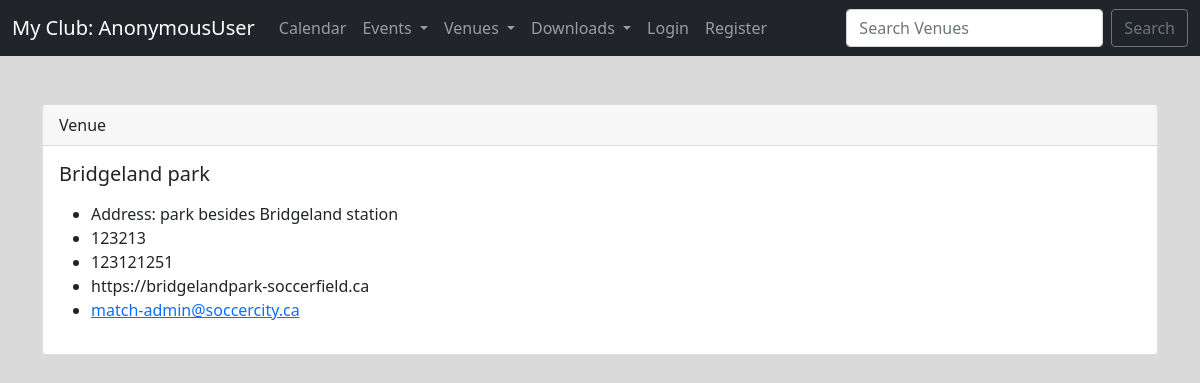
The app's page /show_venue/1/, older data.
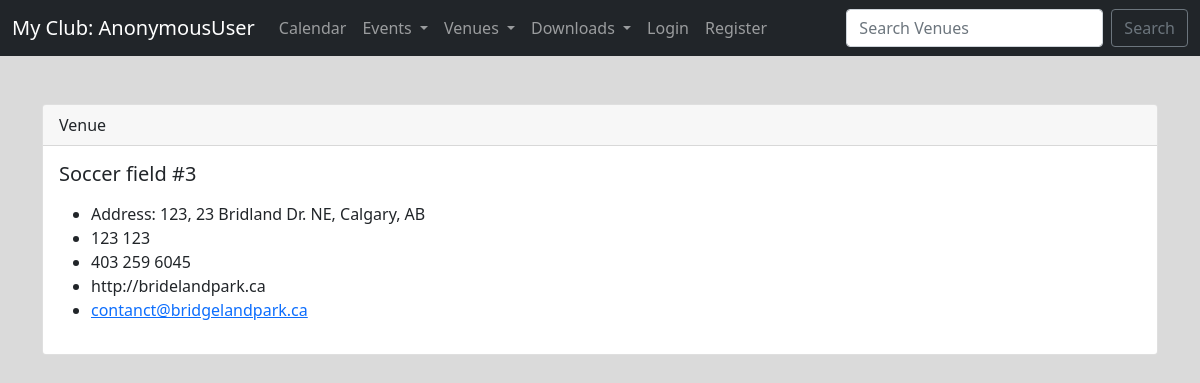
The same page, newer data.
### events/models.py (models this page shows)
class Venue(models.Model):
    name            = models.CharField('Venue Name', max_length=120)
    address         = models.CharField(max_length=300)
    zip_code        = models.CharField('Zip Code', max_length=12)
    phone           = models.CharField('Contact Phone', max_length=25, blank=True)
    web             = models.URLField('Website Address', blank=True)
    email_address   = models.EmailField('Email', blank=True)
    owner           = models.IntegerField('Venue Owner', blank=False, default=1)     # associates with user_id
    def __str__(self):
        return self.name

### events/views.py (the view)
# urls.py: path('show_venue/<venue_id>/', views.show_venue, name='show-venue'),
def show_venue(request, venue_id):
    venue = Venue.objects.get(pk=venue_id)
    return render(request, 'events/show_venue.html',
                  {'venue': venue})

### events/templates/events/show_venue.html (shortened to what this page needs)
{% extends 'base.html' %}
{% block content %}
    <br>
    <div class="card">
        <div class="card-header">
          Venue
        </div>
        <div class="card-body">
            <h5 class="card-title">{{ venue }}</h5>
            <p class="card-text">
            <ul>
                <li>Address: {{ venue.address }}</li>
                <li>{{ venue.zip_code }}</li>
                <li>{{ venue.phone }}</li>
                <li>{{ venue.web }}</li>
                <li><a href="{{ venue.web }}">{{ venue.email_address }}</a>
            </ul>
{% endblock %}

Row changes from the older to the newer data that the page shows:
changed Venue: name "Bridgeland park" → "Soccer field #3"; address "park besides Bridgeland station" → "123, 23 Bridland Dr. NE, Calgary, AB"; zip_code "123213" → "123 123"; phone "123121251" → "403 259 6045"; web "https://bridgelandpark-soccerfield.ca" → "http://bridelandpark.ca"; email_address "match-admin@soccercity.ca" → "contanct@bridgelandpark.ca"
